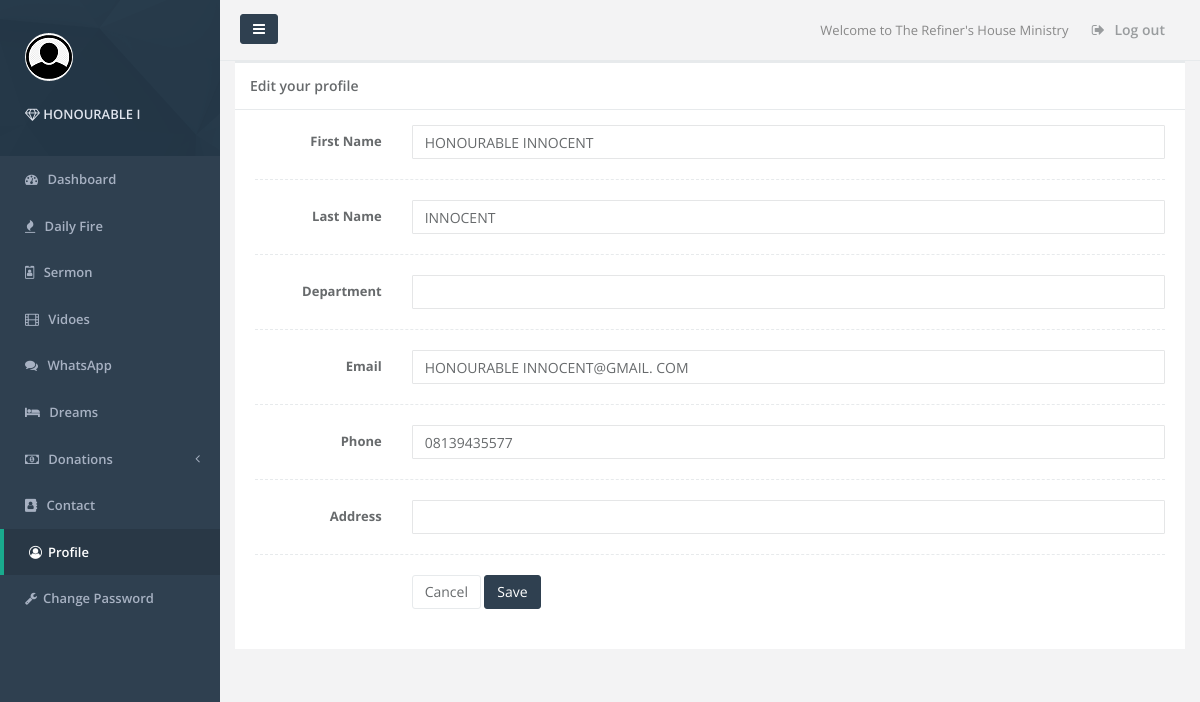
Page /profile.php (signed in) on the committed database.
### tables this page shows
CREATE TABLE `mymembers` (
  `id` int(11) NOT NULL auto_increment,
  `Uid` varchar(255) default NULL,
  `randkey` varchar(255) default NULL,
  `department` varchar(255) default NULL,
  `username` varchar(255) default NULL,
  `firstname` varchar(255) default NULL,
  `lastname` varchar(255) default NULL,
  `gender` varchar(255) default NULL,
  `birthday_month` varchar(255) default NULL,
  `birthday_day` varchar(255) default NULL,
  `country` varchar(255) default NULL,
  `state` varchar(255) default NULL,
  `city` varchar(255) default NULL,
  `mobile` varchar(15) default NULL,
  `email` varchar(255) default NULL,
  `photo` varchar(255) default NULL,
  `password` varchar(255) default NULL,
  `ipaddress` varchar(255) default NULL,
  `sign_up_date` timestamp NULL default CURRENT_TIMESTAMP,
  `last_log_date` date default '0000-00-00',
  `bio_body` text,
  `website` varchar(255) default NULL,
  `youtube` varchar(255) default NULL,
  `facebook` varchar(255) default NULL,
  `twitter` varchar(255) default NULL,
  `friend_array` varchar(255) default NULL,
  `account_type` varchar(255) default 'GenMemb',
  `email_activated` enum('0','1') default '0',
  PRIMARY KEY  (`id`),
  UNIQUE KEY `email` (`email`)
);

### profile.php (the view, shortened to what this page needs)
<?php
	require ('session.php');
	if(isset( $_SESSION['login_user'])){
		$id = $_SESSION['login_user'];
		$sql = "SELECT * FROM mymembers WHERE username = '$id'";
		$result = mysqli_query($conn,$sql);
        $count = mysqli_num_rows($result);
        	if($count > 0){
                while($row = $result->fetch_assoc()) {
?>
<!DOCTYPE html>
<html>
<head>
    <link href="css/bootstrap.min.css" rel="stylesheet">
    <link href="font-awesome/css/font-awesome.css" rel="stylesheet">
    <link href="css/plugins/blueimp/css/blueimp-gallery.min.css" rel="stylesheet">
    <link href="css/plugins/toastr/toastr.min.css" rel="stylesheet">
    <link href="css/plugins/iCheck/custom.css" rel="stylesheet">
    <link href="js/plugins/gritter/jquery.gritter.css" rel="stylesheet">
    <link href="css/animate.css" rel="stylesheet">
    <link href="css/style.css" rel="stylesheet">
</head>
<body>
    <div id="wrapper">
        <nav class="navbar-default navbar-static-side" role="navigation">
            <div class="sidebar-collapse">
                <ul class="nav metismenu" id="side-menu">
                    <li class="nav-header">
                        <div class="dropdown profile-element"> <span>
                            <img alt="image" class="img-circle" src="img/images.png" />
                             </span>
                            <a data-toggle="dropdown" class="dropdown-toggle" href="#">
                            <span class="clear"><span class="block m-t-xs"> <br><strong class="font-bold"><i class="fa fa-diamond"></i>
                                <?php echo $_SESSION['login_user']; ?>
                                </strong>
                             </span></span></a>
                        </div>
                    </li>
                    <li>
                        <a href="index.php"><i class="fa fa-dashboard (alias)"></i> <span class="nav-label">Dashboard</span></a>
                    </li>
                    <li>
                        <a href="dailyfire.php"><i class="fa fa-fire"></i> <span class="nav-label">Daily Fire</span></a>
                    </li>
                    <li>
                        <a href="#"><i class="fa fa-id-badge"></i> <span class="nav-label">Sermon</span></a>
                    </li>
                    <li>
                        <a href="videos.php"><i class="fa fa-film"></i> <span class="nav-label">Vidoes</span></a>
                    </li>
                    <li>
                        <a href="whatsapp.php"><i class="fa fa-comments"></i> <span class="nav-label">WhatsApp</span></a>
                    </li>
                    <li>
                        <a href="dreams.php"><i class="fa fa-bed"></i> <span class="nav-label">Dreams</span></a>
                    </li>
                    <li>
                        <a href="#"><i class="fa fa-money"></i> <span class="nav-label">Donations</span><span class="fa arrow"></span></a>
                    </li>
                    <li>
                        <a href="contact.php"><i class="fa fa-address-book"></i> <span class="nav-label">Contact</span></a>
                    </li>
                    <li class="active">
                        <a href="profile.php"><i class="fa fa-user-circle-o"></i><span class="nav-label">Profile</span></a>
                    </li>
                    <li>
                        <a href="change_password.php"><i class="fa fa-wrench"></i><span class="nav-label">Change Password</span></a>
                    </li>
            </div>
        </nav>
        <div id="page-wrapper" class="gray-bg dashbard-1">
        <div class="row border-bottom">
        <nav class="navbar navbar-static-top" role="navigation" style="margin-bottom: 0">
        <div class="navbar-header">
            <a class="navbar-minimalize minimalize-styl-2 btn btn-primary " href="#"><i class="fa fa-bars"></i> </a>
        </div>
            <ul class="nav navbar-top-links navbar-right">
                <li>
                    <span class="m-r-sm text-muted welcome-message">Welcome to The Refiner's House Ministry</span>
                </li>
                <li>
                    <a href="logout.php">
                        <i class="fa fa-sign-out"></i> Log out
                    </a>
                </li>
            </ul>
        </nav>
        </div>
	<div class="row">
        <div class="col-lg-12">
            <div class="ibox float-e-margins">
                <div class="ibox-title">
                    <h5>Edit your profile</h5>
                </div>
                <div class="ibox-content">
                <form method="POST" class="form-horizontal">
                    <div class="form-group"><label class="col-sm-2 control-label">First Name</label>
						<div class="col-sm-10"><input type="text" name="fname" class="form-control" value="<?php echo $row['firstname']; ?>"></div>
                    </div>
                    <div class="hr-line-dashed"></div>
                    <div class="form-group"><label class="col-sm-2 control-label">Last Name</label>
                        <div class="col-sm-10"><input type="text" name="lname" class="form-control" value="<?php echo $row['lastname']; ?>"></div>
                    </div>
                    <div class="hr-line-dashed"></div>
                    <div class="form-group"><label class="col-sm-2 control-label">Department</label>
						<div class="col-sm-10"><input type="text" name="department" class="form-control" value="<?php echo $row['department']; ?>"></div>
                    </div>
                    <div class="hr-line-dashed"></div>
                    <div class="form-group"><label class="col-sm-2 control-label">Email</label>
						<div class="col-sm-10"><input type="email" name="email" class="form-control" value="<?php echo $row['email']; ?>"></div>
                    </div>
                    <div class="hr-line-dashed"></div>
                    <div class="form-group"><label class="col-sm-2 control-label">Phone</label>
						<div class="col-sm-10"><input type="tel" name="phone" class="form-control" value="<?php echo $row['mobile']; ?>"></div>
                    </div>
                    <div class="hr-line-dashed"></div>
                    <div class="form-group"><label class="col-sm-2 control-label">Address</label>
                        <div class="col-sm-10"><input type="tel" name="address" class="form-control" value="<?php echo $row['city']; ?>"></div>
                    </div>
                    <div class="hr-line-dashed"></div>
                        <div class="form-group">
                            <div class="col-sm-4 col-sm-offset-2">
                                <button class="btn btn-white" type="reset">Cancel</button>
                                <button class="btn btn-primary" name="submit" type="submit">Save</button>
                            </div>
                        </div>
             	</form>
                </div>
            </div>
        </div>
    </div>
<?php
}
}
}
  require ('footer.php');
?>

### rows in the picture
mymembers: fname "HONOURABLE INNOCENT", lname "INNOCENT", email "HONOURABLE INNOCENT@GMAIL. COM", phone "08139435577"
